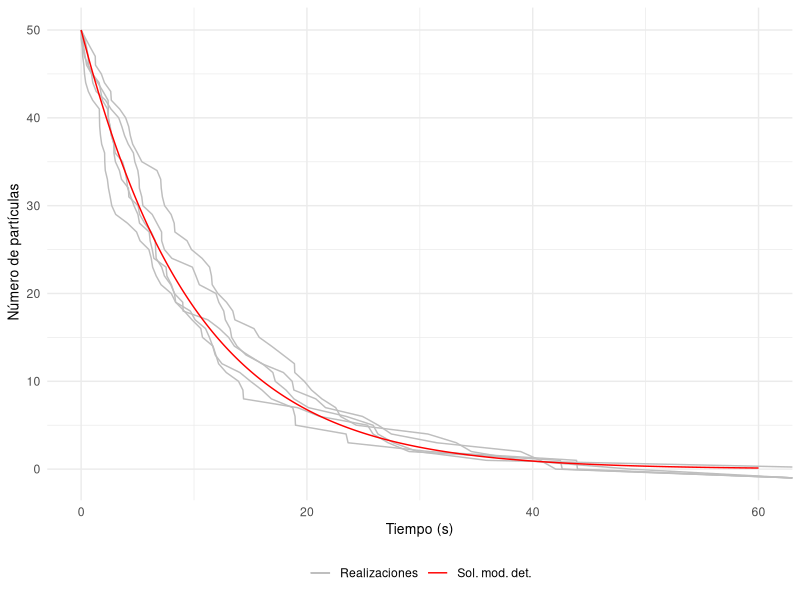

Source code (R):
## ---- chunk 1
library("deSolve")
library("ggplot2")
## ---- chunk 2
tiempo_exponencial <- function(a0){
  r1 <- runif(n=1,min=0,max=1)
  return((1/a0)*log(1/r1))
}
## ---- chunk 3
Malthus_EDO <- function(t,state,parameters){
  with(as.list(c(state, parameters)), { 
    dX <- r * X 
    list(dX)
  })
}
## ---- chunk 4
Malthus_Gillespie<-function(r,x0,t0,tf){
  # Variable espacial que almacena el estado del sistema tras cada reacción
  x <- x0
  # Variable espacial
  x_actual <- x0
  
  # Cálculo de la propensidad
  a <- abs(r)*x_actual
  
  # Controlamos la extinción mediante una variable lógica
  extincion <- FALSE
  
  # Variable temporal
  t <- t0
  # Variable que almacena todos los tiempos de reacción
  t_imprimir <- t0
  
  while(t<tf){
    
    # Avanzamos la variable temporal
    t <- t + tiempo_exponencial(a)
    # Almacenamos el tiempo de reacción
    t_imprimir <- c(t_imprimir,t)
    
    r2 <- runif(n=1, min=0, max=1)
    if(r>0)
      x_actual <- x_actual + 1
    else
      x_actual <- x_actual-1
    
    # Almacenamos el estado del sistema
    x <- c(x,x_actual)

    a <- abs(r)*x_actual
    
  }
  
  # Si se extingue la población cambiamos el valor de extincion a TRUE
  if( x_actual == 0 )
    extincion <- TRUE
  
  datos <- data.frame(t_imprimir=t_imprimir,x_imprimir=x,row.names = NULL)
  
  # Devolvemos una lista que nos indica si se ha extinguido la población 
  # y una base de datos con la evolución temporal del sistema
  return(list(extincion = extincion, datos = datos))
}
## ---- chunk 5
# Definimos unos parámetros adecuados
r <- (-0.1)
x0 <- 50
t0 <- 0
tf <- 60

# Consideramos 5 realizaciones
n_realizaciones <- 5

# Inicializamos el gráfico en el que incluimos la realización
grafico <- ggplot()

for (i in 1:n_realizaciones) {
  realizacion <- Malthus_Gillespie(r,x0,t0,tf)
  imprimir <- realizacion$datos
  # Añadimos cada realización al gráfico 
  grafico <- grafico + 
    geom_line(data = imprimir, aes(x = t_imprimir, y = x_imprimir, color= "Realizaciones"))
}

## ---- chunk 6
int <- 0.05
parameter <- c(r)
state <- c(X=x0)
times <- seq(t0,tf,by=int)

# Resolvemos la EDO usando la función ode() de la librería "deSolve"
out <- ode(y=state, times = times, func = Malthus_EDO, parms = parameter)
# Convertimos el resultado de la función a una base de datos para poder representarlo gráficamente
out <- data.frame(out)
# Añadimos al gráfico la solución de la EDO del modelo
grafico <- grafico + geom_line(lwd=0.5,data=out,aes(x = time, y = X, color= "Sol. mod. det."))

## ---- chunk 7
grafico <- grafico +
   labs(x = "Tiempo (s)", y = " Número de partículas") + coord_cartesian(xlim = c(0, tf)) +
   theme_minimal() +
   theme(legend.title=element_blank(),legend.position = "bottom",
        axis.title.x = element_text(size = 10),  
        axis.title.y = element_text(size = 10)) +
   scale_color_manual(values = c("Realizaciones"="gray","Sol. mod. det." = "red"),
                      breaks = c("Realizaciones", "Sol. mod. det."))


print(grafico)
